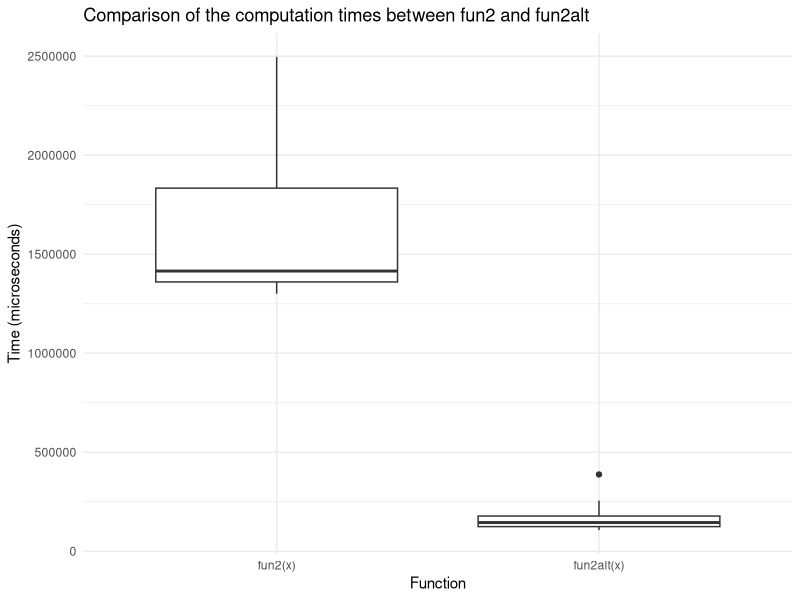

Write the R code that produced this figure. (Note: this script raises an error after producing the figure.)
## ---- chunk 1
# install.packages("microbenchmark")

library(dplyr)
library(ggplot2)
library(parallel)
## ---- chunk 2
fun1 <- function(n = 100, k = 4, lambda = 4) {
  x <- NULL
  for (i in 1:n) x <- rbind(x, rpois(k, lambda))
  return(x)
}

fun1alt <- function(n = 100, k = 4, lambda = 4) { matrix(rpois(n * k, lambda = lambda), ncol = k) }

microbenchmark::microbenchmark(
  fun1(100),
  fun1alt(100)
)
## ---- chunk 3
set.seed(1234)
x <- matrix(rnorm(1e4), nrow=10)

fun2 <- function(x) { apply(x, 2, max) }
fun2alt <- function(x) { x[cbind(max.col(t(x)), 1:ncol(x))] }

bench <- microbenchmark::microbenchmark(
  fun2(x),
  fun2alt(x)
)

bench |> filter(time < 4e+06) |>
  ggplot(aes(x = expr, y = time)) +
  geom_boxplot() +
  theme_minimal() +
  labs(title = "Comparison of the computation times between fun2 and fun2alt",
       x = "Function", y = "Time (microseconds)")
## ---- chunk 4
my_boot <- function(dat, stat, R, ncpus = 1L) {
  n <- nrow(dat)
  idx <- matrix(sample.int(n, n*R, TRUE), nrow=n, ncol=R)
  cl <- makePSOCKcluster(ncpus)
  clusterExport(cl, varlist = c("idx", "dat", "stat"), envir = environment())
  ans <- parLapply(cl, seq_len(R), function(i) { stat(dat[idx[,i], , drop=FALSE]) })
  ans <- do.call(rbind, ans)
  stopCluster(cl)
  ans
}
## ---- chunk 5
my_stat <- function(d) coef(lm(y ~ x, data = d))

set.seed(1)
n <- 500 
R <- 1e4
x <- cbind(rnorm(n)) 
y <- x*5 + rnorm(n)

ans0 <- confint(lm(y ~ x))
ans1 <- my_boot(dat = data.frame(x, y), stat = my_stat, R = R, ncpus = 4)
ans0
t(apply(ans1, 2, quantile, probs = c(.025, .975)))

system.time(my_boot(dat = data.frame(x, y), stat = my_stat, R = R, ncpus = 1))
system.time(my_boot(dat = data.frame(x, y), stat = my_stat, R = R, ncpus = 8))
